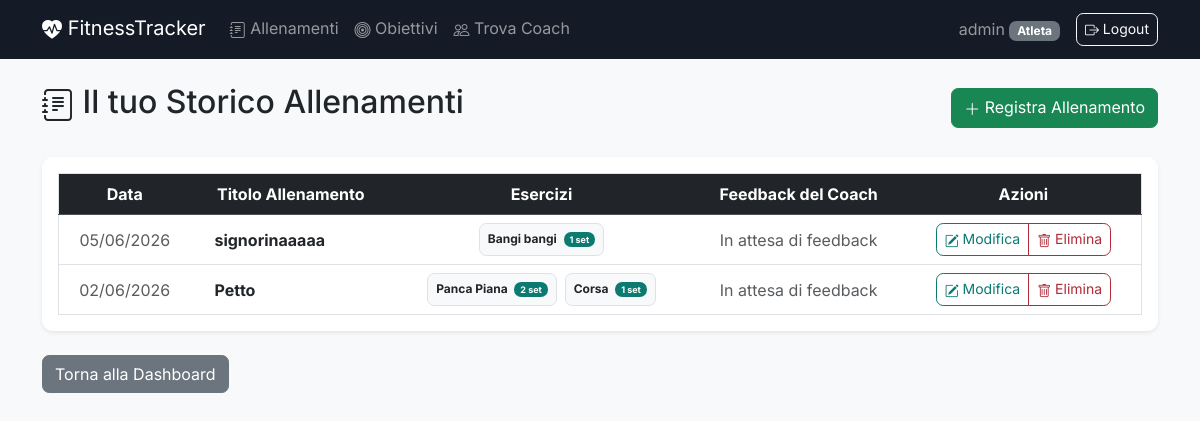
Page /workouts/ (signed in) on the earlier database version.
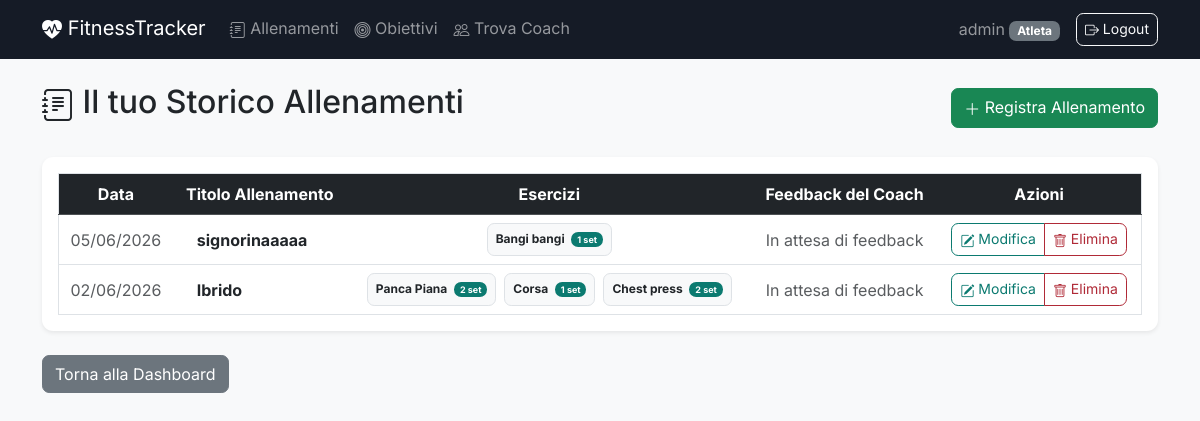
Same page on the later database version.
### workouts/models.py (models this page shows, shortened)
class WorkoutLog(models.Model):
    user = models.ForeignKey(
        settings.AUTH_USER_MODEL,
        on_delete=models.CASCADE,
        related_name='workouts'
    )
    date = models.DateField(auto_now_add=True)
    title = models.CharField(max_length=100)
    coach_feedback = models.TextField(blank=True, null=True)

class ExerciseSession(models.Model):
    ACTIVITY_CHOICES = [
        ('FORZA', 'Forza / Palestra / Corpo Libero'),
        ('CARDIO', 'Cardio / Corsa / Bici / Nuoto'),
    ]
    MUSCLE_MAP = {
        'panca': 'Petto',
        'bench': 'Petto',
        'croci': 'Petto',
        'fly': 'Petto',
        'spinte': 'Petto',
        'dip': 'Petto',
        'piegamenti': 'Petto',
        'push up': 'Petto',
        'chest': 'Petto',
        'squat': 'Gambe',
        'leg': 'Gambe',
        'affondi': 'Gambe',
        'pressa': 'Gambe',
        'stacco': 'Gambe',
        'deadlift': 'Gambe',
        'quad': 'Gambe',
        'hamstring': 'Gambe',
        'glute': 'Gambe',
        'polpacci': 'Gambe',
        'calf': 'Gambe',
        'triceps': 'Tricipiti',
        'pushdown': 'Tricipiti',
        'french press': 'Tricipiti',
        'curl': 'Bicipiti',
        'biceps': 'Bicipiti',
        'arm': 'Bicipiti',
        'military': 'Spalle',
        'lento': 'Spalle',
        'shoulder press': 'Spalle',
        'lateral': 'Spalle',
        'deltoid': 'Spalle',
        'alzate': 'Spalle',
        'spalle': 'Spalle',
        'press': 'Spalle',
        'trazioni': 'Schiena',
        'pull up': 'Schiena',
        'lat machine': 'Schiena',
        'rematore': 'Schiena',
        'pulley': 'Schiena',
        'row': 'Schiena',
        'pull': 'Schiena',
        'lat': 'Schiena',
        'back': 'Schiena',
        'crunch': 'Addome',
        'plank': 'Addome',
        'core': 'Addome',
        'abs': 'Addome',
        'situp': 'Addome',
    }
    workout_log = models.ForeignKey(
        WorkoutLog,
        on_delete=models.CASCADE,
        related_name='exercises'
    )
    name = models.CharField(max_length=100)
    activity_type = models.CharField(max_length=10, choices=ACTIVITY_CHOICES, default='FORZA')

### workouts/views.py (the view, shortened to what this page needs)
# urls.py: path('workouts/', WorkoutListView.as_view(), name='workout_list'),
class WorkoutListView(LoginRequiredMixin, ListView):
    model = WorkoutLog
    template_name = 'workouts/workout_list.html'
    context_object_name = 'workouts'
    def get(self, request, *args, **kwargs):
        return super().get(request, *args, **kwargs)
    def get_queryset(self):
        return WorkoutLog.objects.filter(user=self.request.user).order_by('-date')

### templates/workouts/workout_list.html (shortened to what this page needs)
{% extends 'base.html' %}
{% block content %}
<div class="d-flex flex-column flex-sm-row justify-content-between align-items-sm-center gap-2 mb-4">
    <h1 class="h2"><i class="bi bi-journal-text"></i> Il tuo Storico Allenamenti</h1>
    <a href="{% url 'workout_create' %}" class="btn btn-success"><i class="bi bi-plus-lg"></i> Registra Allenamento</a>
</div>
<div class="card shadow-sm">
    <div class="card-body">
        {% if workouts %}
           <div class="d-none d-md-block table-responsive">
    <table class="table table-hover border align-middle mb-0">
        <thead class="table-dark text-center">
            <tr>
                <th>Data</th>
                <th>Titolo Allenamento</th>
                <th>Esercizi</th>
                <th>Feedback del Coach</th>
                <th>Azioni</th>
            </tr>
        </thead>
        <tbody class="text-center">
            {% for workout in workouts %}
                <tr>
                    <td class="text-muted">{{ workout.date|date:"d/m/Y" }}</td>
                    <td class="fw-bold text-start ps-4">
                        <a href="{% url 'workout_detail' workout.id %}" class="text-decoration-none text-dark">
                            {{ workout.title }}
                        </a>
                    </td>
                    <td>
                        {% if workout.exercises.all %}
                            <div class="d-flex flex-wrap gap-2 justify-content-center">
                                {% for exercise in workout.exercises.all %}
                                    <span class="badge bg-light text-dark border p-2">
                                        {{ exercise.name }}
                                        <span class="badge bg-primary ms-1">{{ exercise.sets.count }} set</span>
                                    </span>
                                {% endfor %}
                            </div>
                        {% else %}
                            <span class="text-muted"><i>Nessun esercizio registrato</i></span>
                        {% endif %}
                    </td>
                    <td class="text-muted">
                        {% if workout.coach_feedback %}
                            <i class="bi bi-chat-left-text"></i> {{ workout.coach_feedback }}
                        {% else %}
                            In attesa di feedback
                        {% endif %}
                    </td>
                    <td class="text-nowrap">
                        <div class="btn-group btn-group-sm" role="group" aria-label="Azioni">
                            <a href="{% url 'workout_update' workout.id %}" class="btn btn-outline-primary">
                                <i class="bi bi-pencil-square"></i> Modifica
                            </a>
                            <a href="{% url 'workout_delete' workout.id %}" class="btn btn-outline-danger">
                                <i class="bi bi-trash"></i> Elimina
                            </a>
                        </div>
                    </td>
                </tr>
            {% empty %}
                <tr>
                    <td colspan="5" class="text-center text-muted py-4">
                        Nessun allenamento registrato. Clicca su "+ Registra Allenamento" per iniziare!
                    </td>
                </tr>
            {% endfor %}
        </tbody>
    </table>
</div>
        {% else %}
            <div class="text-center py-4">
                <p class="text-muted fs-5">Non hai ancora registrato nessun allenamento.</p>
                <p class="small text-secondary">Inizia subito premendo il pulsante in alto!</p>
            </div>
        {% endif %}
    </div>
</div>
<div class="mt-4">
    <a href="{% url 'home' %}" class="btn btn-secondary">Torna alla Dashboard</a>
</div>
{% endblock %}

Differences in the rows shown:
changed WorkoutLog: title "Petto" → "Ibrido"
added ExerciseSession: name "Chest press", sets.count "2", shown under WorkoutLog "02/06/2026"
